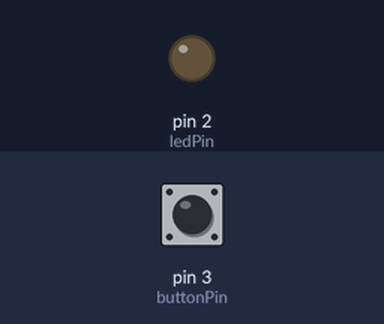
A sketch run on a simulated Arduino Nano, built with avr-gcc and run on an emulated ATmega328P. On the bench: output pins drawn as LEDs (lit = HIGH). Dashed ring = blinking. The inputs (shaded band) are chosen by the test bench; at power-on: pin 3 (buttonPin) HIGH.

Above: at 1.2 s.
1.3 s: pin 3 (buttonPin) pulled LOW for 1 s
At 1.75 s:
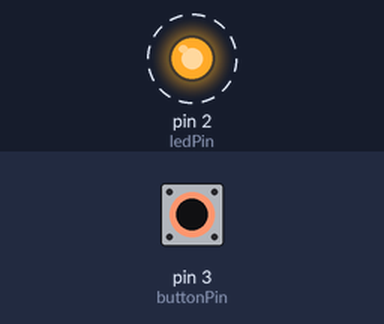
4.0 s: pin 3 (buttonPin) pulled LOW for 0.15 s
At 5.5 s:
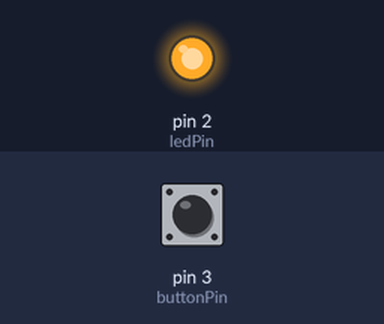
5.8 s: pin 3 (buttonPin) pulled LOW for 3.2 s
At 10.5 s:
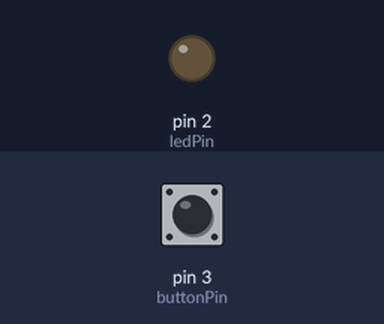
Timing chart, 0 to 12.0 s (numbered marks = the images above; inputs shaded):
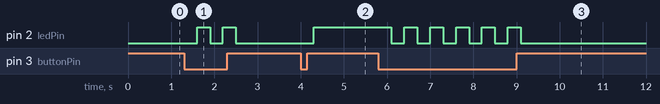

The sketch:

BTN-TEST.ino
```cpp
/*This is a tactile pushbutton code for bistable latch (led on/off) circuit
with 300 millisecond functional delay for prevent debouncing and we use
internal pullup resitors for greater efficiency and a 0.1uf ceramic capacitor
for smoothing the mechanical vibration and spark
we also can use a 1meg ohm resistor parallely with the button to prevent the
nano vibrations depending on load fluctuations (provides greater stability to the
circuit*/

#define ACTIVATED LOW

const int ledPin = 2;
const int buttonPin = 3;
boolean flag = false;  //default value


void setup() {
  // put your setup code here, to run once:
  pinMode(ledPin, OUTPUT);
  pinMode(buttonPin, INPUT_PULLUP); //activated input pullup resistors

}

void loop() {
  if((digitalRead(buttonPin) == ACTIVATED) && flag == false){
    delay(300);
    digitalWrite(ledPin, HIGH);
    flag = true;
  }
  if((digitalRead(buttonPin) == ACTIVATED) && flag == true){
    delay(300);
    digitalWrite(ledPin, LOW);
    flag = false;
  }

}
```

Measured:
- after the input at 1.3 s, pin 2 (ledPin): alternates HIGH for 0.30 s and LOW for 0.30 s, 4 changes in all, then stays LOW, starting after 0.30 s
- after the input at 4.0 s, pin 2 (ledPin): LOW → HIGH after 0.30 s
- after the input at 5.8 s, pin 2 (ledPin): alternates HIGH for 0.30 s and LOW for 0.30 s, 11 changes in all, then stays LOW, starting after 0.30 s
